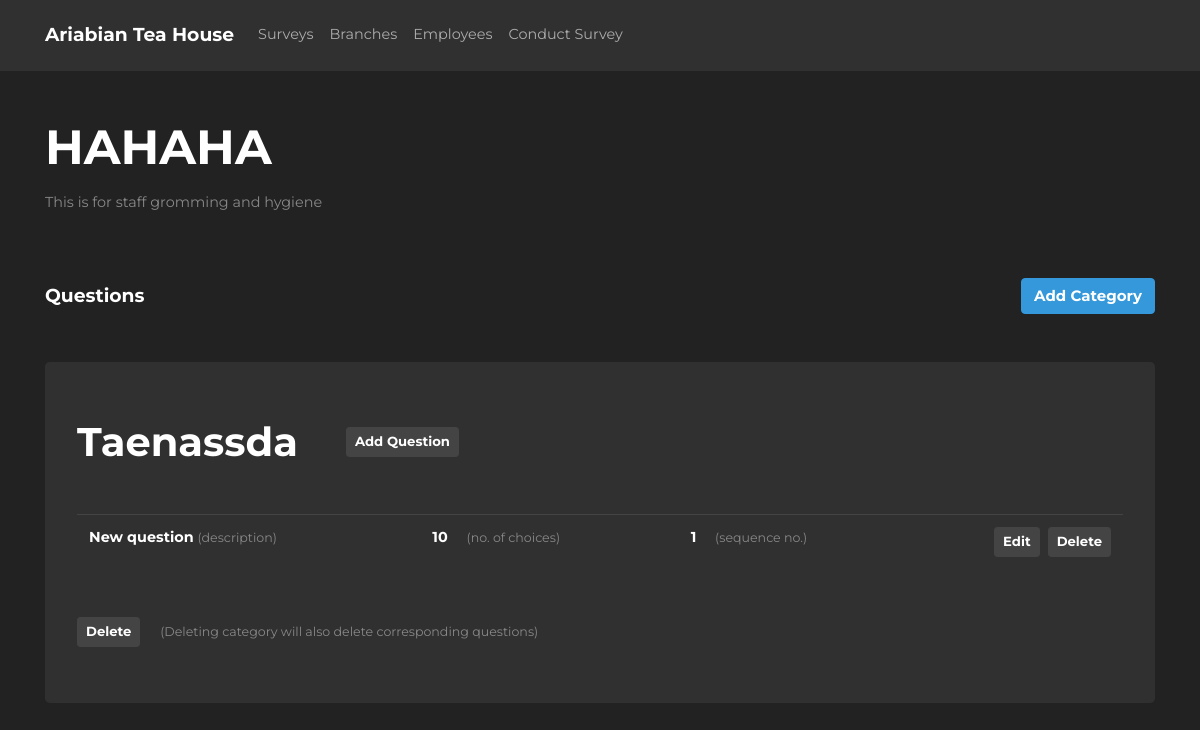
The app's page /surveys/1, older data.
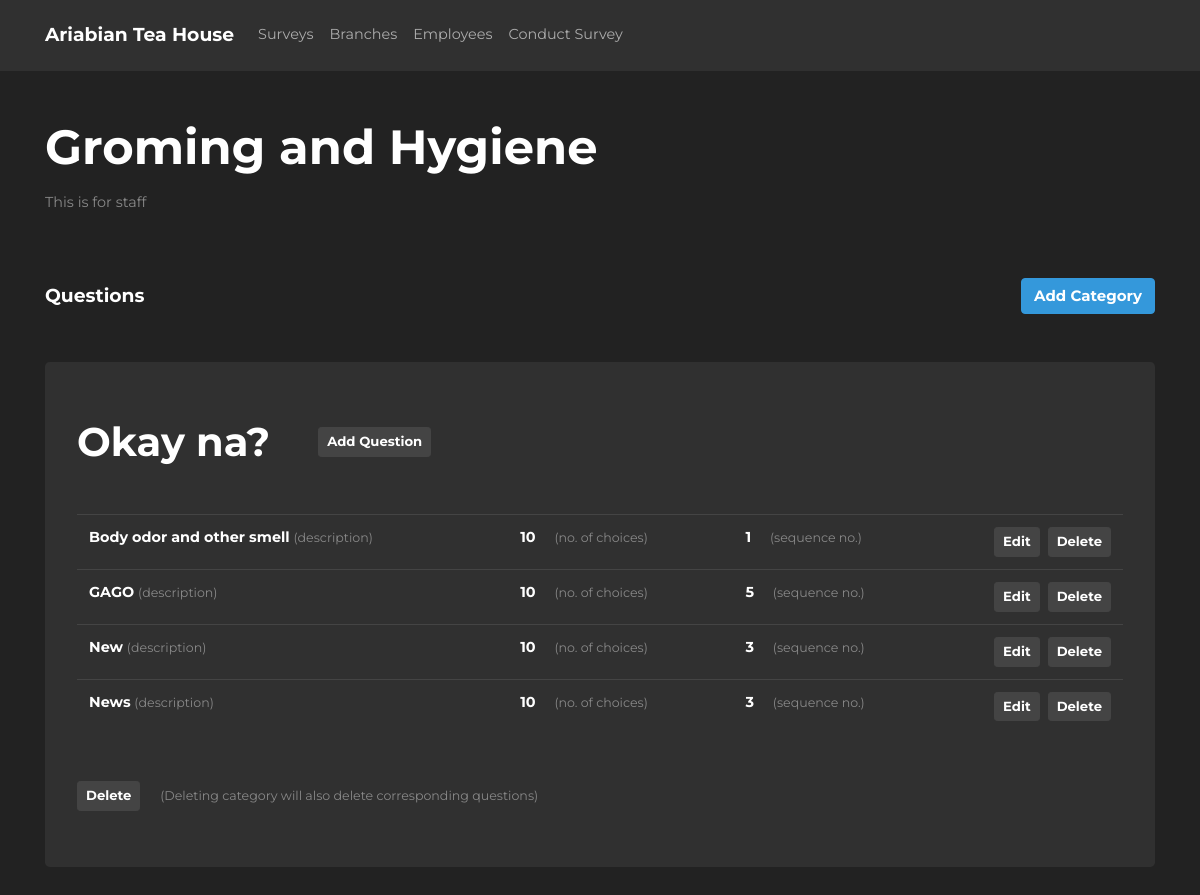
The same page, newer data.
### athsurveyapp/models/models.py (models this page shows, shortened)
class Survey(db.Model):
    __tablename__ = "survey"
    id = db.Column(db.Integer, primary_key=True)
    name = db.Column(db.String(255), nullable=False)
    description = db.Column(db.String(64), nullable=False)
    date_created = db.Column(db.DateTime(timezone=True), server_default=func.now())
    last_updated = db.Column(db.DateTime(timezone=True), onupdate=func.now())
    question_types = db.relationship(
        "QuestionType", backref="survey", cascade="all, delete-orphan"
    )

class QuestionType(db.Model):
    __tablename__ = "question_type"
    id = db.Column(db.Integer, primary_key=True)
    description = db.Column(db.String(64), nullable=False)
    date_created = db.Column(db.DateTime(timezone=True), server_default=func.now())
    last_updated = db.Column(db.DateTime(timezone=True), onupdate=func.now())
    survey_id = db.Column(db.Integer, db.ForeignKey("survey.id"), nullable=False)
    questions = db.relationship(
        "Question", backref="question_type", cascade="all, delete-orphan"
    )

class Question(db.Model):
    __tablename__ = "question"
    id = db.Column(db.Integer, primary_key=True)
    description = db.Column(db.String(64), nullable=False)
    is_required = db.Column(db.Boolean, nullable=False, default=False)
    sequence = db.Column(db.Integer, nullable=False)
    question_type_id = db.Column(
        db.Integer, db.ForeignKey("question_type.id"), nullable=False
    )
    choice_id = db.Column(db.Integer, db.ForeignKey("choice.id"), nullable=False)
    date_created = db.Column(db.DateTime(timezone=True), server_default=func.now())
    last_updated = db.Column(db.DateTime(timezone=True), onupdate=func.now())

class Choice(db.Model):
    __tablename__ = "choice"
    id = db.Column(db.Integer, primary_key=True)
    description = db.Column(db.String(64), nullable=False)
    value = db.Column(db.Integer)
    questions = db.relationship("Question", backref="choice")
    date_created = db.Column(db.DateTime(timezone=True), server_default=func.now())
    last_updated = db.Column(db.DateTime(timezone=True), onupdate=func.now())

### athsurveyapp/blueprints/survey/views.py (the view)
@survey_page.route("/<id>")
def survey_details(id):
    qt_form = QuestionTypeForm()
    question_form = QuestionForm()
    survey = Survey.query.get(id)
    print(survey)
    return render_template(
        "survey_details.html",
        survey=survey,
        qt_form=qt_form,
        question_form=question_form,
    )

### athsurveyapp/blueprints/survey/templates/survey_details.html (shortened to what this page needs)
{% extends 'layouts/base.html' %} {% block title %}ATH - Survey{% endblock %}  {%
block body %}
<div class="container">
  <div class="row justify-content-center align-items-center">
    <div class="col-12" data-surveyid="{{ survey.id }}">
      <h1 class="m-0 font-weight-bold" id="surveyName">{{ survey.name }}</h1>
      <p class="text-muted mt-3" id="surveyDescription">
        {{ survey.description }}
      </p>
    </div>
  </div>
  <div class="row mt-5 align-items-center">
    <div class="col-6">
      <h5 class="font-weight-bold m-0">Questions</h5>
    </div>
    <div class="col-6">
      <button
        type="button"
        class="btn btn-info float-right font-weight-bold"
        data-toggle="modal"
        data-target="#categoryFormModal"
      >
        Add Category
      </button>
    </div>
  </div>
  <div class="row mt-5">
    <div class="col-12">
      <div class="jumbotron py-2">
        {% if not survey.question_types %}
        <p class="font-weight-bold text-center my-5 text-muted">
          No categories
        </p>
        {% else %} {% for question_type in survey.question_types %}
        <div data-categoryid="{{question_type.id}}" class="mb-5">
          <div class="d-flex">
            <h2 class="font-weight-bold my-5 mr-5 survey-category">
              {{question_type.description}}
            </h2>
            <button
              class="
                btn btn-secondary btn-sm
                my-auto
                font-weight-bold
                add-question-btn
              "
              data-toggle="modal"
              data-target="#questionFormModal"
            >
              Add Question
            </button>
          </div>
          {% if question_type.questions %}
          <table class="table table-hover">
            <tbody>
              {% for question in question_type.questions %}
              <tr data-questionid="{{question.id}}">
                <td>
                  <span class="font-weight-bold"
                    >{{ question.description }}</span
                  >
                  <span class="text-muted small">(description)</span>
                </td>
                <td>
                  <span class="font-weight-bold col-4"
                    >{{question.choice.value}}</span
                  >
                  <span class="text-muted small">(no. of choices)</span>
                </td>
                <td>
                  <span class="font-weight-bold col-4"
                    >{{question.sequence}}</span
                  >
                  <span class="text-muted small">(sequence no.)</span>
                </td>
                <td>
                  <button
                    class="
                      btn btn-secondary btn-sm
                      font-weight-bold
                      float-right
                      delete-question-form-modal-btn
                    "
                    data-toggle="modal"
                    data-target="#deleteQuestionFormModal"
                  >
                    Delete
                  </button>
                  <button
                    class="
                      btn btn-secondary btn-sm
                      font-weight-bold
                      float-right
                      edit-question-form-modal-btn
                      mr-2
                    "
                    data-toggle="modal"
                    data-target="#questionFormModal"
                  >
                    Edit
                  </button>
                </td>
              </tr>
              {% endfor %}
            </tbody>
          </table>
          {% endif %}
          <div class="mt-5">
            <button
              class="
                btn btn-secondary btn-sm
                font-weight-bold
                delete-category-form-modal-btn
              "
              data-toggle="modal"
              data-target="#deleteCategoryFormModal"
            >
              Delete
            </button>
            <span class="small text-muted ml-3"
              >(Deleting category will also delete corresponding
              questions)</span
            >
          </div>
          {% endfor %} {% endif %}
        </div>
      </div>
    </div>
  </div>
</div>
{% endblock %}

### athsurveyapp/templates/layouts/base.html (shortened to what this page needs)
<!DOCTYPE html>
<html>
  <head>
    <link
      rel="stylesheet"
      href="https://cdnjs.cloudflare.com/ajax/libs/font-awesome/5.15.3/css/fontawesome.min.css"
    />
    <link
      rel="stylesheet"
      href="https://maxcdn.bootstrapcdn.com/bootstrap/4.0.0/css/bootstrap.min.css"
    />
    <link
      rel="stylesheet"
      href="https://cdn.jsdelivr.net/npm/bootstrap-select@1.13.14/dist/css/bootstrap-select.min.css"
    />
    <link
      rel="stylesheet"
      href="https://cdn.jsdelivr.net/npm/bootswatch@4.5.2/dist/darkly/bootstrap.min.css"
    />
    <link
      rel="stylesheet"
      href="{{ url_for('static', filename='styles/main.css') }}"
    />
  </head>
  <body>
    <nav class="navbar navbar-expand-lg navbar-dark bg-dark">
      <div class="container">
        <a
          class="navbar-brand"
          href="{{ url_for('survey_page.survey_index') }}"
        >
          <strong>Ariabian Tea House</strong>
        </a>
        <div class="collapse navbar-collapse" id="navbarNav">
          <ul class="navbar-nav">
            <li class="nav-item">
              <a
                class="nav-link"
                href="{{ url_for('survey_page.survey_index') }}"
                >Surveys</a
              >
            </li>
            <li class="nav-item">
              <a
                class="nav-link"
                href="{{ url_for('branch_page.branch_index') }}"
                >Branches</a
              >
            </li>
            <li class="nav-item">
              <a
                class="nav-link"
                href="{{ url_for('employee_page.employee_index')}}"
                >Employees</a
              >
            </li>
            <li class="nav-item float-right">
              <a class="nav-link" href="#">Conduct Survey</a>
            </li>
          </ul>
        </div>
      </div>
    </nav>
    <main>
      {% block body %}{% endblock %}
    </main>
  </body>
</html>

### athsurveyapp/static/styles/main.css (style rules this page uses)
html { position: relative; min-height: 100%; }
body { font-family: "Montserrat", sans-serif; font-size: 0.9rem; }
#surveyName, #surveyDescription, .survey-category { cursor: pointer; }

Row changes from the older to the newer data that the page shows:
removed QuestionType: description "Taenassda"
removed Question: description "New question", choice.value "10", sequence "1"
changed Survey: name "HAHAHA" → "Groming and Hygiene"; description "This is for staff gromming and hygiene" → "This is for staff"
added QuestionType: description "Okay na?"
added Question: description "Body odor and other smell", choice.value "10", sequence "1"
added Question: description "GAGO", choice.value "10", sequence "5"
added Question: description "New", choice.value "10", sequence "3"
added Question: description "News", choice.value "10", sequence "3"
